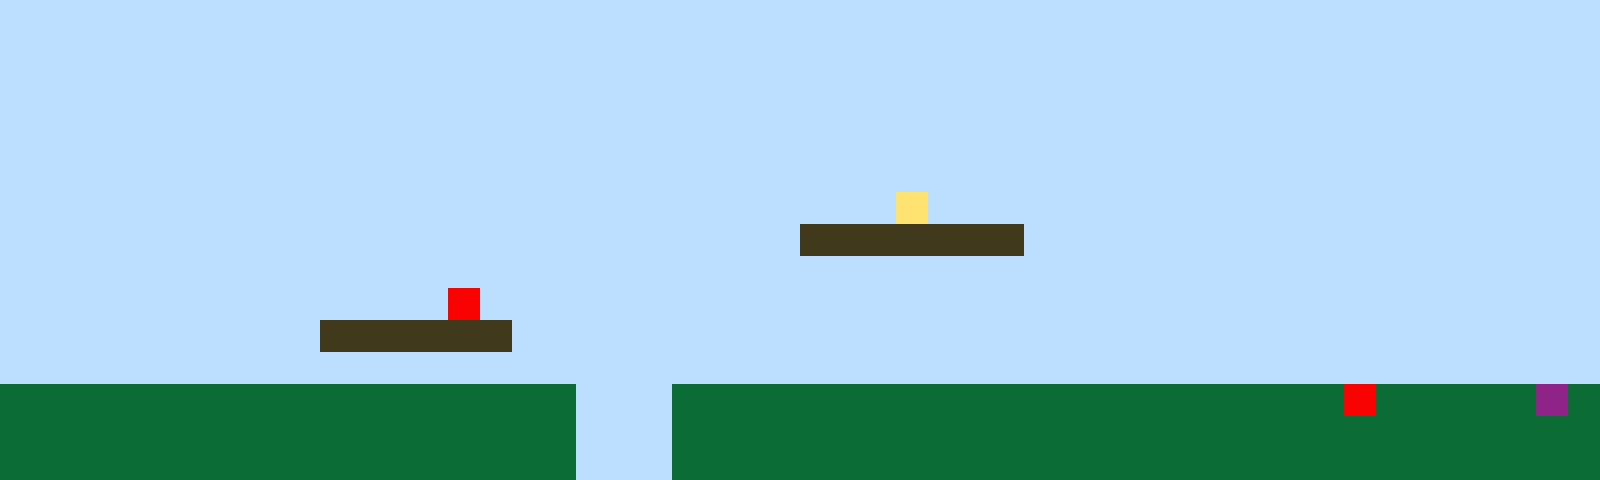

A 2D game scene composited from a Tiled map and its tileset images. What follows is a short description and the map's XML, with every tile layer's data as written:
An orthogonal 50x15 tile map with 32x32 px tiles, 1 tile layer (Tile Layer 1).

<map version="1.10" tiledversion="1.11.2" orientation="orthogonal" renderorder="right-up" width="50" height="15" tilewidth="32" tileheight="32" infinite="0" nextlayerid="2" nextobjectid="1"><editorsettings><export target="map1.csv" format="csv" /></editorsettings><tileset firstgid="1" name="sprites" tilewidth="32" tileheight="32" tilecount="6" columns="3"><image source="sprites.png" width="96" height="64" /></tileset><layer id="1" name="Tile Layer 1" width="50" height="15"><data encoding="csv">1,1,1,1,1,1,1,1,1,1,1,1,1,1,1,1,1,1,1,1,1,1,1,1,1,1,1,1,1,1,1,1,1,1,1,1,1,1,1,1,1,1,1,1,1,1,1,1,1,1,1,1,1,1,1,1,1,1,1,1,1,1,1,1,1,1,1,1,1,1,1,1,1,1,1,1,1,1,1,1,1,1,1,1,1,1,1,1,1,1,1,1,1,1,1,1,1,1,1,1,1,1,1,1,1,1,1,1,1,1,1,1,1,1,1,1,1,1,1,1,1,1,1,1,1,1,1,1,1,1,1,1,1,1,1,1,1,1,1,1,1,1,1,1,1,1,1,1,1,1,1,1,1,1,1,1,1,1,1,1,1,1,1,1,1,1,1,1,1,1,1,1,1,1,1,1,1,1,1,1,1,1,1,1,1,1,1,1,1,1,1,1,1,1,1,1,1,1,1,1,1,1,1,1,1,1,1,1,1,1,1,1,1,1,1,1,1,1,1,1,1,1,1,1,1,1,1,1,1,1,1,1,1,1,1,1,1,1,1,1,1,1,1,1,1,1,1,1,1,1,1,1,1,1,1,1,1,1,1,1,1,1,1,1,1,1,1,1,1,1,1,1,1,1,1,1,1,1,1,1,1,1,1,1,1,1,1,1,1,1,1,1,1,1,1,1,1,1,1,1,1,1,1,1,1,1,1,1,1,1,1,1,1,1,1,1,1,1,1,1,1,1,1,1,1,1,1,1,4,1,1,1,1,1,1,1,1,1,1,1,1,1,1,1,1,1,1,1,1,1,1,1,1,1,1,1,1,1,1,1,1,1,1,1,1,1,1,1,1,1,1,1,1,1,1,3,3,3,3,3,3,3,1,1,1,1,1,1,1,1,1,1,1,1,1,1,1,1,1,1,1,1,1,1,1,1,1,1,1,1,1,1,1,1,1,1,1,1,1,1,1,1,1,1,1,1,1,1,1,1,1,1,1,1,1,1,1,1,1,1,1,1,1,1,1,1,1,1,1,1,1,1,1,1,1,1,1,1,1,1,1,1,1,1,5,1,1,1,1,1,1,1,1,1,1,1,1,1,1,1,1,1,1,1,1,1,1,1,1,1,1,1,1,1,1,1,1,1,1,1,1,1,1,1,1,1,1,1,1,1,3,3,3,3,3,3,1,1,1,1,1,1,1,1,1,1,1,1,1,1,1,1,1,1,1,1,1,1,1,1,1,1,1,1,1,1,1,1,1,1,1,1,1,1,1,1,1,1,1,1,1,1,1,1,1,1,1,1,1,1,1,1,1,1,1,1,1,1,1,1,1,1,1,1,1,1,1,1,1,1,1,1,1,1,1,1,1,1,1,1,2,2,2,2,2,2,2,2,2,2,2,2,2,2,2,2,2,2,1,1,1,2,2,2,2,2,2,2,2,2,2,2,2,2,2,2,2,2,2,2,2,2,5,2,2,2,2,2,6,2,2,2,2,2,2,2,2,2,2,2,2,2,2,2,2,2,2,2,1,1,1,2,2,2,2,2,2,2,2,2,2,2,2,2,2,2,2,2,2,2,2,2,2,2,2,2,2,2,2,2,2,2,2,2,2,2,2,2,2,2,2,2,2,2,2,2,2,2,1,1,1,2,2,2,2,2,2,2,2,2,2,2,2,2,2,2,2,2,2,2,2,2,2,2,2,2,2,2,2,2</data></layer></map>
